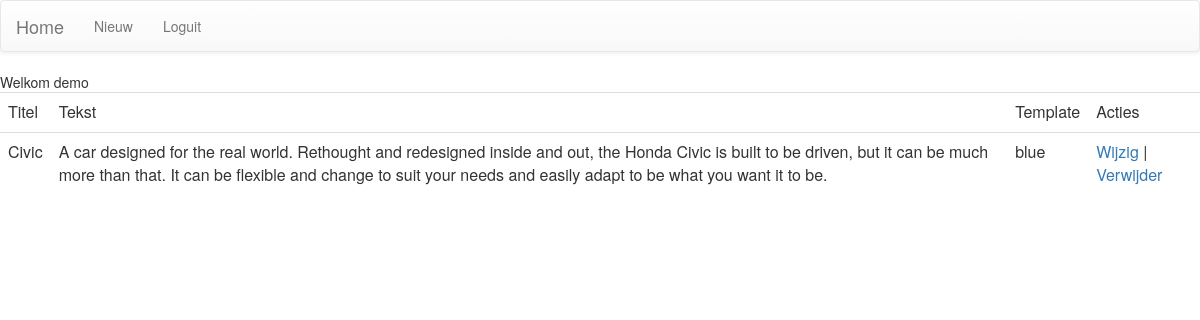
Screenshot of /index.php (signed in) with the database file from the repository.
### tables this page shows
CREATE TABLE `websites` (
  `id` int(11) NOT NULL,
  `name` varchar(100) NOT NULL,
  `content` text NOT NULL,
  `url` text NOT NULL,
  `template` text NOT NULL,
  `login_id` int(11) NOT NULL
);

### index.php (the view, shortened to what this page needs)
<?php
include_once("header.php");
?>
<html>
<body>
<nav class="navbar navbar-default">
  <div class="container-fluid">
    <div class="navbar-header">
      <a class="navbar-brand" href="index.php">Home</a>
    </div>
    <div class="collapse navbar-collapse" id="bs-example-navbar-collapse-1">
      <ul class="nav navbar-nav">
        <li><a id="myBtn">Nieuw <span class="sr-only"></span></a></li>
        <li><a href="logout.php">Loguit <span class="sr-only"></span></a></li>
      </ul>
    </div>
  </div>
</nav>
	<?php
	if(isset($_SESSION['valid'])) {
		include("connection.php");
		$result1 = mysqli_query($mysqli, "SELECT * FROM websites WHERE login_id=".$_SESSION['id']." ORDER BY id DESC");
		?>Welkom <?php echo $_SESSION['name'] ?>
	<?php
	} else {
		header("Location:login.php");
		echo "You must be logged in to view this page.<br/><br/>";
	}
	?>
	<table class="table table-hover">
		<tr>
			<td>Titel</td>
			<td>Tekst</td>
			<td>Template</td>
			<td>Acties</td>
		</tr>
		<?php
		while($res = mysqli_fetch_array($result1)) {
			echo "<tr>";
			echo "<td>".$res['name']."</td>";
			echo "<td>".$res['content']."</td>";
			echo "<td>".$res['template']."</td>";
			echo "<td><a href=\"edit.php?id=$res[id]\">Wijzig</a> | <a href=\"delete.php?id=$res[id]\" onClick=\"return confirm('Are you sure you want to delete?')\">Verwijder</a></td>";
		}
		?>
	</table>
</body>
</html>

### rows the page displays
websites: name "Civic", content "A car designed for the real world. Rethought and redesigned inside and out, the Honda Civic is built to be driven, but it can be much more than that. It can be flexible and change to suit your needs and easily adapt to be what you want it to be.", template "blue"

### other values shown
$_SESSION['name'] "demo"
